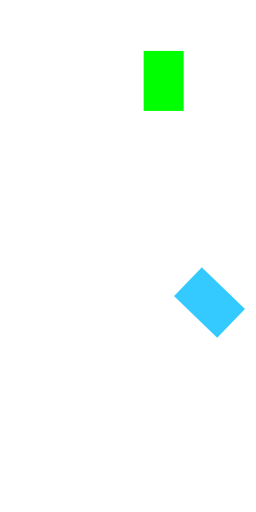
Frame 1 (no input)
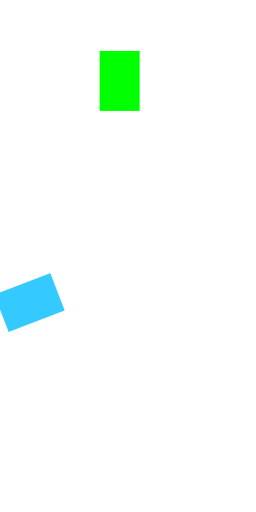
Frame 60 (the mouse pressed at the canvas centre just before this capture)
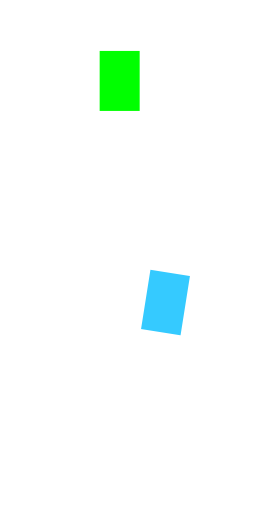
Frame 120 (the mouse held since frame 60 and released just before this capture)

The Processing sketch that drew these frames (run headless with seeded random() and noise(); from frame 60 on, the mouse is pressed at the canvas centre):

// Processing sketch: Esercizio1
// ── Esercizio1.pde
Block b;
AmazingBlock ab;

void setup(){
  background(255);
  size(256,512);
  b = new Block(random(0,width-40),random(0,height/2-60),40,60);
  ab = new AmazingBlock(random(0,width-40),random(height/2,height-60),40,60);
}

void draw(){
 background(255);
 b.run();
 ab.run();
}

// ── AmazingBlock.pde
class AmazingBlock extends Block{
  int angle;
  AmazingBlock(float x, float y, float w, float h){
   super(x,y,w,h);
   angle = int(random(0,361));
   c = color(angle%256,255-angle%256,255);
  }
  
  void display(){
    noStroke();
    fill(c);
    pushMatrix();
    rectMode(CENTER);
    translate(x,y);
    rotate(radians(angle));
    rect(0,0,w,h);
    rectMode(CORNER);
    popMatrix();
  }
  
  void move(){
   angle+=5;
   angle = angle%360;
   super.move();
  }
}

// ── Block.pde
class Block{
 float x, y, w, h, sx;
 color c;
 
 Block(float x, float y, float w, float h){
  sx = 4;
  this.x = x;
  this.y = y; 
  this.w = w;
  this.h = h;
  c = color(0,255,0);
 }
 
 void display(){
   noStroke();
   fill(c);
   rect(x,y,w,h);
 }
 
 void move(){
  x+=sx;
  if(x+w/2>=width || x+w/2<=0) sx = -sx;
 }
 
 void run(){
  move();
  display();
 }
}
